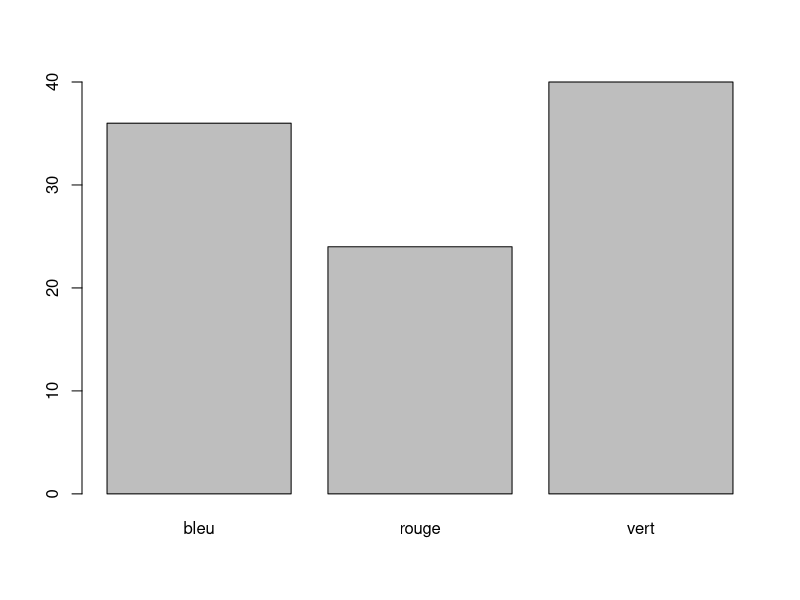
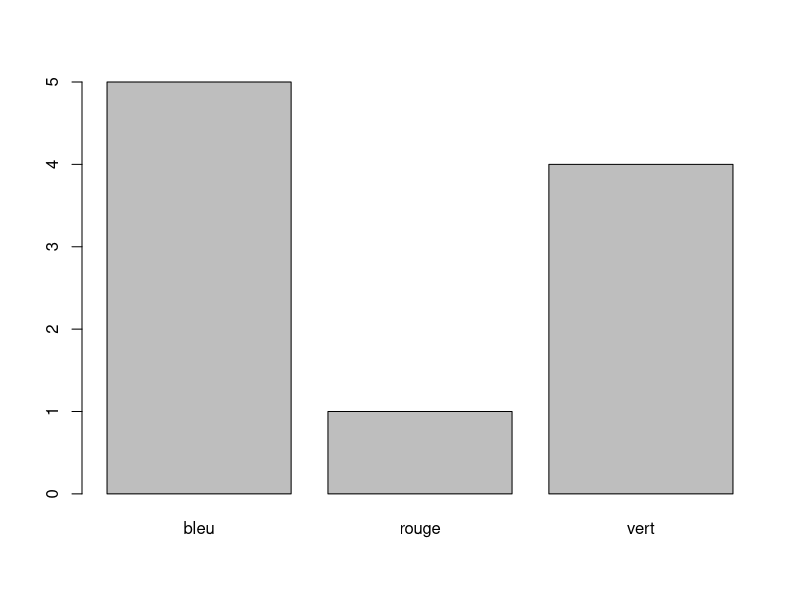
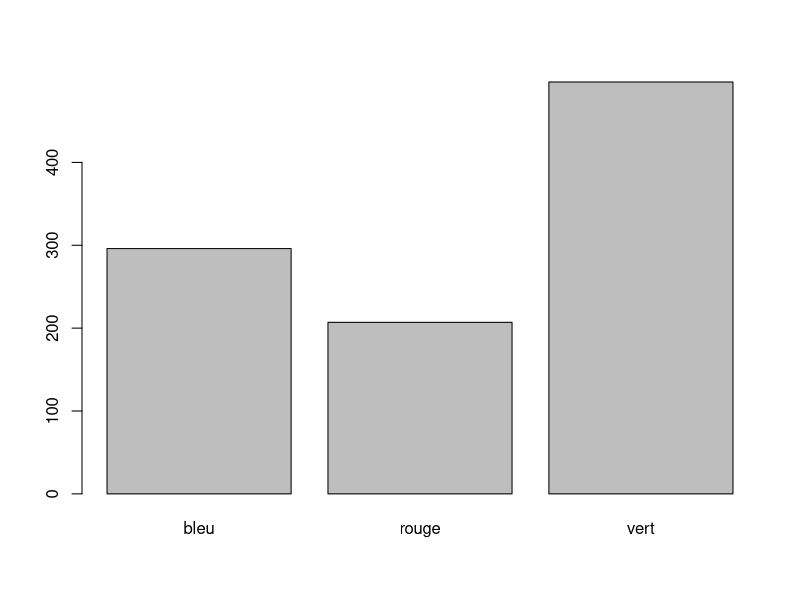

Source code (R) for these figures, in order:
## ---- chunk 1
set.seed(1234)
lez <- c(rep("rouge", 2000),
          rep("bleu", 3000),
          rep("vert", 5000))

n_sample <- 100

sample <- sample(lez,
                n_sample,
                replace = FALSE)
## ---- chunk 2
res <- table(sample)
res
## ---- chunk 3
barplot(res)
## ---- chunk 4
sample_10 <- sample(lez,
                    10,
                    replace = FALSE)
## ---- chunk 5
res_10 <- table(sample_10)
res_10
## ---- chunk 6
barplot(res_10)
## ---- chunk 7
sample_1000 <- sample(lez,
                    1000,
                    replace = FALSE)
## ---- chunk 8
res_1000 <- table(sample_1000)
res_1000
## ---- chunk 9
barplot(res_1000)

